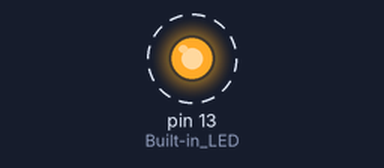
Bench run of a sketch on a simulated Arduino Uno, built with avr-gcc and run on an emulated ATmega328P. Shown: output pins drawn as LEDs (lit = HIGH). Dashed ring = blinking. At 10.0 s the program stops and its outputs stay as they are.

Above: at 0.5 s.
Timing chart, 0 to 4.6 s (numbered marks = the images above):
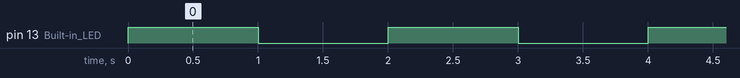

The sketch:

sketch.ino
```cpp
void setup()
{
  pinMode(LED_BUILTIN, OUTPUT); // Built-in LED
}

void loop()
{
  for (int i = 1; i <= 5; i++) // Run 5 times
  {
    digitalWrite(LED_BUILTIN, HIGH); // Turn on LED
    delay(1000);
    digitalWrite(LED_BUILTIN, LOW); // Turn off LED
    delay(1000);
  }
  // LED is currently OFF
  while(1); // stay OFF indefinitely
}
```

Measured:
- by itself, pin 13 (Built-in_LED): alternates HIGH for 1.0 s and LOW for 1.0 s, 10 changes in all, then stays LOW
